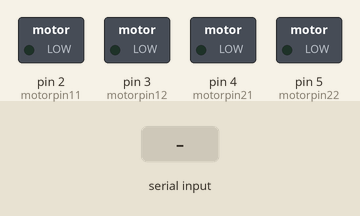
Simulated run of this sketch. Board: Arduino Uno, built with avr-gcc and run on an emulated ATmega328P. On the bench: switched loads named in the sketch (green lamp = pin HIGH). The test bench sets the inputs (shaded band).

Above: at 1.2 s.
1.3 s: "F" received over Serial
At 2.3 s:
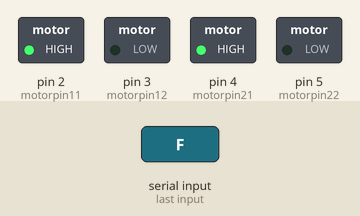
2.8 s: "B" received over Serial
At 3.4 s:
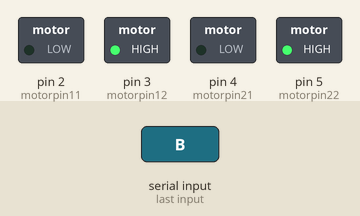
4.3 s: "L" received over Serial
At 4.6 s:
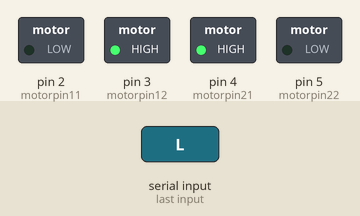
5.8 s: "R" received over Serial
At 6.9 s:
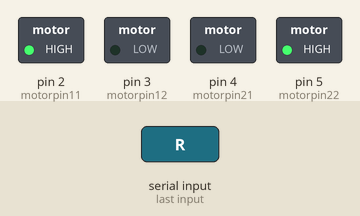
7.3 s: "S" received over Serial
At 8.0 s:
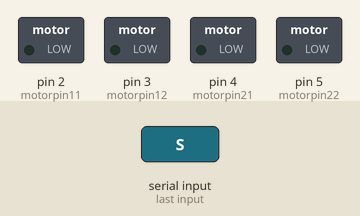
Timing chart, 0 to 9.8 s (numbered marks = the images above; inputs shaded):
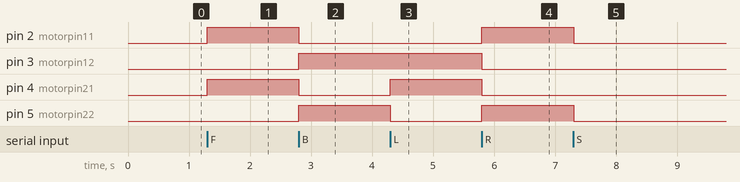

Measured:
- after the input at 1.3 s, pin 2 (motorpin11), pin 4 (motorpin21): LOW → HIGH at once
- after the input at 2.8 s, pin 2 (motorpin11), pin 4 (motorpin21): HIGH → LOW at once; pin 3 (motorpin12), pin 5 (motorpin22): LOW → HIGH at once
- after the input at 4.3 s, pin 4 (motorpin21): LOW → HIGH at once; pin 5 (motorpin22): HIGH → LOW at once
- after the input at 5.8 s, pin 2 (motorpin11), pin 5 (motorpin22): LOW → HIGH at once; pin 3 (motorpin12), pin 4 (motorpin21): HIGH → LOW at once
- after the input at 7.3 s, pin 2 (motorpin11), pin 5 (motorpin22): HIGH → LOW at once

The sketch:

rover_code.ino
```cpp
// Autonomous Rover (Belt Drive System)
// Arduino UNO + L298N Motor Driver

char state;
int motorpin11 = 2;
int motorpin12 = 3;
int motorpin21 = 4;
int motorpin22 = 5;

void setup() {
  // Initialize motor pins as output
  pinMode(motorpin11, OUTPUT);
  pinMode(motorpin12, OUTPUT);
  pinMode(motorpin21, OUTPUT);
  pinMode(motorpin22, OUTPUT);

  // Start serial communication
  Serial.begin(9600);
}

void loop() {
  // Check if data received via serial (Bluetooth or Serial Monitor)
  if (Serial.available() > 0) {
    state = Serial.read();

    if (state == 'F') {  // Move Forward
      digitalWrite(motorpin11, HIGH);
      digitalWrite(motorpin12, LOW);
      digitalWrite(motorpin21, HIGH);
      digitalWrite(motorpin22, LOW);
    }

    else if (state == 'B') {  // Move Backward
      digitalWrite(motorpin11, LOW);
      digitalWrite(motorpin12, HIGH);
      digitalWrite(motorpin21, LOW);
      digitalWrite(motorpin22, HIGH);
    }

    else if (state == 'L') {  // Turn Left
      digitalWrite(motorpin11, LOW);
      digitalWrite(motorpin12, HIGH);
      digitalWrite(motorpin21, HIGH);
      digitalWrite(motorpin22, LOW);
    }

    else if (state == 'R') {  // Turn Right
      digitalWrite(motorpin11, HIGH);
      digitalWrite(motorpin12, LOW);
      digitalWrite(motorpin21, LOW);
      digitalWrite(motorpin22, HIGH);
    }

    else if (state == 'S') {  // Stop
      digitalWrite(motorpin11, LOW);
      digitalWrite(motorpin12, LOW);
      digitalWrite(motorpin21, LOW);
      digitalWrite(motorpin22, LOW);
    }
  }
}
```
